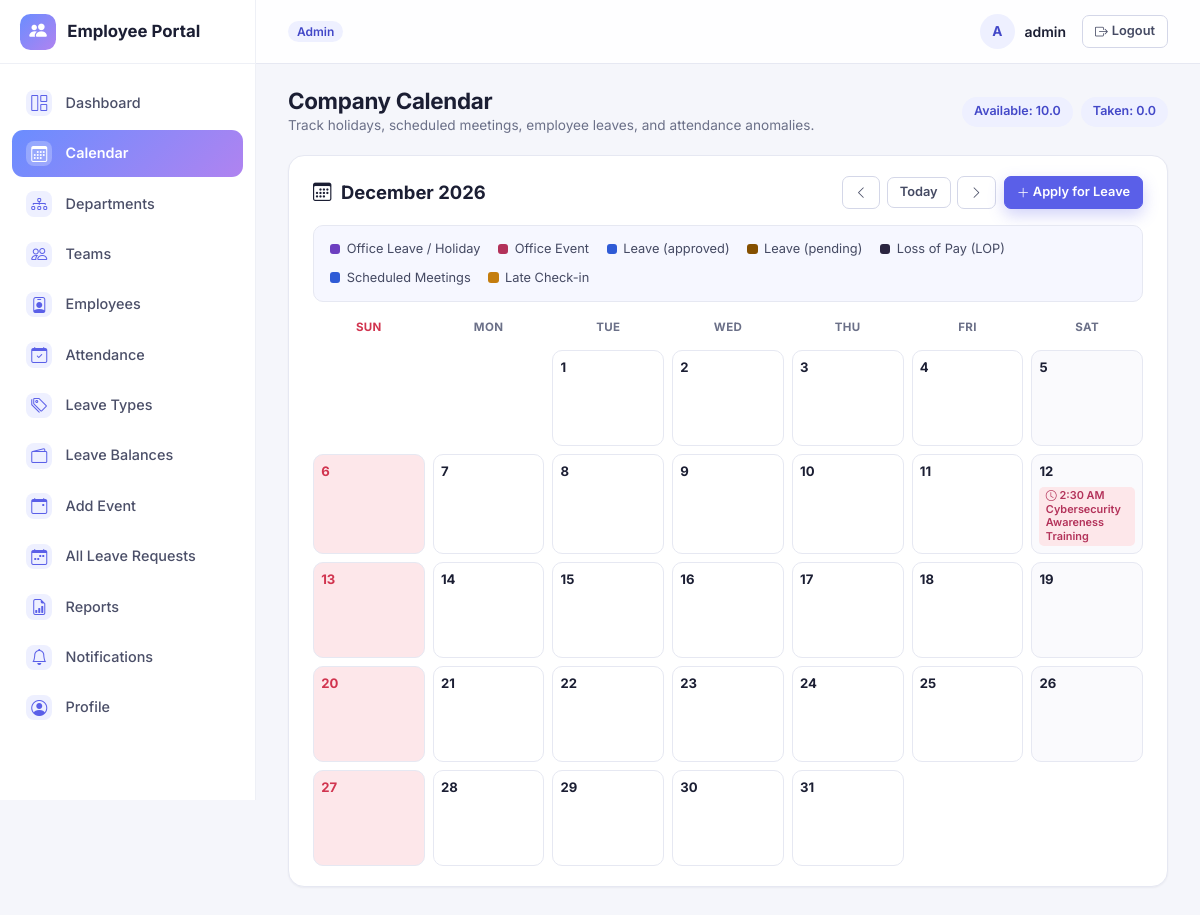
/calendar/?year=2026&month=12 (signed in), run on the app's committed database.
### accounts/models.py (models this page shows, shortened)
class User(AbstractUser):
    class Role(models.TextChoices):
        ADMIN = 'ADMIN', 'Admin'
        HR = 'HR', 'HR'
        TEAM_LEAD = 'TEAM_LEAD', 'Team Lead'
        EMPLOYEE = 'EMPLOYEE', 'Employee'
    role = models.CharField(max_length=20, choices=Role.choices, default=Role.EMPLOYEE)
    phone = models.CharField(max_length=20, blank=True)
    address = models.TextField(blank=True)
    emergency_contact = models.CharField(max_length=100, blank=True)
    profile_image = models.ImageField(upload_to='profile_images/', blank=True, null=True)
    def is_team_lead(self):
        return self.role == self.Role.TEAM_LEAD
    def can_manage_employees(self):
        return self.role in (self.Role.ADMIN, self.Role.HR)

### employeeApp/models/calendar.py (models this page shows, shortened)
class CalendarEvent(models.Model):
    class EventType(models.TextChoices):
        HOLIDAY='HOLIDAY','Office Leave/Holiday'
        OFFICE_EVENT='OFFICE_EVENT','Office Event'
        MEETING='MEETING','Scheduled Meeting'
    title=models.CharField(max_length=150)
    event_type=models.CharField(max_length=15,choices=EventType.choices,default=EventType.OFFICE_EVENT)
    start_date=models.DateField()
    end_date=models.DateField()
    time=models.TimeField(null=True,blank=True,help_text="Optional — mainly used for scheduled meetings.")
    description=models.TextField(blank=True)
    created_by=models.ForeignKey(
        settings.AUTH_USER_MODEL,on_delete=models.SET_NULL,null=True,blank=True,related_name='calendar_events'
    )
    created_at=models.DateTimeField(auto_now_add=True)
    class Meta:
        ordering = ['start_date']

### employeeApp/views/calendar.py (the view, shortened to what this page needs)
# urls.py: path('calendar/', views.calendar_view, name='calendar_view'),
@login_required
def calendar_view(request):
    today = timezone.now().date()
    try:
        year = int(request.GET.get('year', today.year))
        month = int(request.GET.get('month', today.month))
        date(year, month, 1)  # validate
    except (TypeError, ValueError):
        year, month = today.year, today.month
    first_day = date(year, month, 1)
    days_in_month = pycalendar.monthrange(year, month)[1]
    last_day = date(year, month, days_in_month)
    prev_month = (first_day.replace(day=1) - timedelta(days=1))
    next_month = (last_day + timedelta(days=1))
    employee = get_own_employee(request)
    day_events = {d: [] for d in range(1, days_in_month + 1)}
    org_events = CalendarEvent.objects.filter(start_date__lte=last_day, end_date__gte=first_day)
    for ev in org_events:
        span_start = max(ev.start_date, first_day)
        span_end = min(ev.end_date, last_day)
        d = span_start
        while d <= span_end:
            meta = EVENT_TYPE_META.get(ev.event_type, {'label': ev.get_event_type_display(), 'css': 'office-event'})
            day_events[d.day].append({
                'label': ev.title, 'css': meta['css'], 'kind': meta['label'],
                'time': ev.time.strftime('%I:%M %p').lstrip('0') if ev.time else None,
            })
            d += timedelta(days=1)
    leave_type_css = {}
    if employee:
        leave_requests = LeaveRequest.objects.filter(
            employee=employee, from_date__lte=last_day, to_date__gte=first_day,
        ).exclude(status=LeaveRequest.Status.CANCELLED).select_related('leave_type')
        attendance_qs = Attendance.objects.filter(employee=employee, date__gte=first_day, date__lte=last_day)
        for att in attendance_qs:
            if att.status == Attendance.Status.LATE:
                day_events[att.date.day].append({
                    'label': f"Late ({att.check_in.strftime('%I:%M %p').lstrip('0')})" if att.check_in else 'Late Check-in',
                    'css': 'late', 'kind': 'Late Check-in', 'time': None,
                })
    first_weekday = (first_day.weekday() + 1) % 7  # Python: Mon=0 -> convert to Sun=0
    weeks = []
    week = [None] * first_weekday
    for day_num in range(1, days_in_month + 1):
        week.append({'day': day_num, 'date': date(year, month, day_num), 'events': day_events[day_num]})
        if len(week) == 7:
            weeks.append(week)
            week = []
    if week:
        week += [None] * (7 - len(week))
        weeks.append(week)
    balances = []
    if employee:
        balances = LeaveBalance.objects.filter(employee=employee, year=today.year).select_related('leave_type')
    total_available = sum((b.remaining for b in balances), 0)
    total_taken = sum((b.used for b in balances), 0)
    leave_form = None
    if employee:
        from employeeApp.forms import LeaveRequestForm
        leave_form = LeaveRequestForm(employee=employee)
        balance_map = {str(b.leave_type_id): float(b.remaining) for b in balances}
    else:
        balance_map = {}
    context = {
        'year': year, 'month': month, 'month_name': first_day.strftime('%B'),
        'weeks': weeks, 'today': today,
        'prev_year': prev_month.year, 'prev_month': prev_month.month,
        'next_year': next_month.year, 'next_month': next_month.month,
        'leave_form': leave_form,
        'balance_map_json': json.dumps(balance_map),
        'balances': balances, 'total_available': total_available, 'total_taken': total_taken,
        'has_employee': employee is not None,
    }
    return render(request, 'employeeApp/calendar.html', context)

### employeeApp/context_processors.py (called while the page is built)
def unread_notifications(request):
    if request.user.is_authenticated:
        qs = Notification.objects.filter(user=request.user, is_read=False)
        return {
            'unread_notification_count': qs.count(),
            'recent_notifications': qs[:5],
        }
    return {'unread_notification_count': 0, 'recent_notifications': []}

### employeeApp/models/employees.py (called while the page is built)
    def __str__(self):
        return f"{self.employee_id} - {self.full_name}"

### employeeApp/models/leave.py (called while the page is built)
    def __str__(self):
        return self.name

    @property
    def remaining(self):
        return self.allocated - self.used

### employeeApp/utils.py (called while the page is built)
def get_own_employee(request):
    try:
        return request.user.employee_profile
    except Employee.DoesNotExist:
        return None

### employeeApp/templates/employeeApp/calendar.html (shortened to what this page needs)
{% extends "base.html" %}
{% block content %}
<div class="page-header">
    <div>
        <h1>Company Calendar</h1>
        <p class="text-muted mb-0" style="font-size:0.85rem;">Track holidays, scheduled meetings, employee leaves, and attendance anomalies.</p>
    </div>
    {% if has_employee %}
    <div class="calendar-stats">
        <span class="calendar-stat-pill">Available: {{ total_available }}</span>
        <span class="calendar-stat-pill">Taken: {{ total_taken }}</span>
    </div>
    {% endif %}
</div>
<div class="table-card">
    <div class="calendar-toolbar">
        <div class="calendar-title"><i class="bi bi-calendar3"></i> {{ month_name }} {{ year }}</div>
        <div class="d-flex align-items-center gap-2 flex-wrap">
            <div class="calendar-nav">
                <a href="?year={{ prev_year }}&month={{ prev_month }}" class="btn btn-sm btn-outline-secondary" aria-label="Previous month"><i class="bi bi-chevron-left"></i></a>
                <a href="?year={{ today.year }}&month={{ today.month }}" class="btn btn-sm btn-outline-secondary">Today</a>
                <a href="?year={{ next_year }}&month={{ next_month }}" class="btn btn-sm btn-outline-secondary" aria-label="Next month"><i class="bi bi-chevron-right"></i></a>
            </div>
            {% if has_employee %}
            <button type="button" class="btn btn-sm btn-primary" id="applyLeaveBtn" data-bs-toggle="modal" data-bs-target="#applyLeaveModal">
                <i class="bi bi-plus-lg"></i> Apply for Leave
            </button>
            {% endif %}
        </div>
    </div>
    <div class="calendar-legend">
        <span class="calendar-legend-item"><span class="calendar-swatch holiday"></span> Office Leave / Holiday</span>
        <span class="calendar-legend-item"><span class="calendar-swatch office-event"></span> Office Event</span>
        <span class="calendar-legend-item"><span class="calendar-swatch leave-1"></span> Leave (approved)</span>
        <span class="calendar-legend-item"><span class="calendar-swatch pending-leave"></span> Leave (pending)</span>
        <span class="calendar-legend-item"><span class="calendar-swatch lop"></span> Loss of Pay (LOP)</span>
        <span class="calendar-legend-item"><span class="calendar-swatch meeting"></span> Scheduled Meetings</span>
        <span class="calendar-legend-item"><span class="calendar-swatch late"></span> Late Check-in</span>
    </div>
    <div class="calendar-grid">
        <div class="calendar-weekday is-sunday">Sun</div>
        <div class="calendar-weekday">Mon</div>
        <div class="calendar-weekday">Tue</div>
        <div class="calendar-weekday">Wed</div>
        <div class="calendar-weekday">Thu</div>
        <div class="calendar-weekday">Fri</div>
        <div class="calendar-weekday">Sat</div>
        {% for week in weeks %}
            {% for day in week %}
                {% if day %}
                <div class="calendar-day {% if day.date == today %}is-today{% endif %} {% if forloop.counter0 == 0 %}is-sunday{% elif forloop.counter0 == 6 %}is-weekend{% endif %}"
                     {% if has_employee %}data-date="{{ day.date|date:'Y-m-d' }}"{% endif %}>
                    <div class="calendar-day-num">{{ day.day }}</div>
                    {% for ev in day.events %}
                        <span class="calendar-event-pill {{ ev.css }}" title="{{ ev.kind }}">
                            {% if ev.time %}<i class="bi bi-clock"></i> {{ ev.time }} {% endif %}{{ ev.label }}
                        </span>
                    {% endfor %}
                </div>
                {% else %}
                <div class="calendar-day is-empty"></div>
                {% endif %}
            {% endfor %}
        {% endfor %}
    </div>
</div>
{% endblock %}

### employeeApp/templates/base.html (shortened to what this page needs)
{% load static %}
<!DOCTYPE html>
<html lang="en">
<head>
    <link href="https://cdn.jsdelivr.net/npm/bootstrap@5.3.3/dist/css/bootstrap.min.css" rel="stylesheet">
    <link rel="stylesheet" href="https://cdn.jsdelivr.net/npm/bootstrap-icons@1.11.3/font/bootstrap-icons.css">
    <link rel="stylesheet" href="https://cdn.jsdelivr.net/npm/datatables.net-bs5@1.13.11/css/dataTables.bootstrap5.min.css">
    <link rel="stylesheet" href="https://cdn.jsdelivr.net/npm/datatables.net-responsive-bs5@2.5.1/css/responsive.bootstrap5.min.css">
    <link rel="stylesheet" href="{% static 'employeeApp/style.css' %}">
</head>
<body>
{% if user.is_authenticated %}
<div class="app-shell">
    <aside class="sidebar" id="app-sidebar" aria-label="Main navigation">
        <div class="sidebar-brand">
            <span class="brand-mark"><i class="bi bi-people-fill"></i></span>
            <span>Employee Portal</span>
        </div>
        <nav class="sidebar-nav">
            <a href="{% url 'accounts:redirect_dashboard' %}" class="nav-link {% if 'dashboard' in request.path %}active{% endif %}">
                <i class="bi bi-grid-1x2"></i> Dashboard
            </a>
            <a href="{% url 'employeeApp:calendar_view' %}" class="nav-link {% if 'calendar' in request.path %}active{% endif %}">
                <i class="bi bi-calendar3"></i> Calendar
            </a>
            {% if user.can_manage_employees %}
            <a href="{% url 'employeeApp:department_list' %}" class="nav-link {% if 'departments' in request.path %}active{% endif %}">
                <i class="bi bi-diagram-3"></i> Departments
            </a>
            <a href="{% url 'employeeApp:team_list' %}" class="nav-link {% if 'teams' in request.path %}active{% endif %}">
                <i class="bi bi-people"></i> Teams
            </a>
            {% endif %}
            <a href="{% url 'employeeApp:employee_list' %}" class="nav-link {% if 'employees' in request.path %}active{% endif %}">
                <i class="bi bi-person-badge"></i> Employees
            </a>
            <a href="{% if user.is_team_lead or user.can_manage_employees %}{% url 'employeeApp:attendance_list' %}{% else %}{% url 'employeeApp:my_attendance' %}{% endif %}" class="nav-link ">
                <i class="bi bi-calendar-check"></i> Attendance
            </a>
            {% if user.can_manage_employees %}
            <a href="{% url 'employeeApp:leave_type_list' %}" class="nav-link {% if 'leave-types' in request.path %}active{% endif %}">
                <i class="bi bi-tags"></i> Leave Types
            </a>
            <a href="{% url 'employeeApp:leave_balance_list' %}" class="nav-link {% if 'leave-balances' in request.path %}active{% endif %}">
                <i class="bi bi-wallet2"></i> Leave Balances
            </a>
            <a href="{% url 'employeeApp:calendar_event_list' %}" class="nav-link {% if 'calendar-events' in request.path %}active{% endif %}">
                <i class="bi bi-calendar-event"></i> Add Event
            </a>
            <a href="{% url 'employeeApp:all_leave_requests' %}" class="nav-link {% if 'leave/all' in request.path %}active{% endif %}">
                <i class="bi bi-calendar-week"></i> All Leave Requests
            </a>
            {% elif user.is_team_lead %}
            <a href="{% url 'employeeApp:team_leave_requests' %}" class="nav-link {% if 'leave/team' in request.path %}active{% endif %}">
                <i class="bi bi-calendar-week"></i> Team Leave Requests
            </a>
            {% endif %}
            <a href="{% url 'employeeApp:attendance_report' %}" class="nav-link {% if 'reports' in request.path %}active{% endif %}">
                <i class="bi bi-file-earmark-bar-graph"></i> Reports
            </a>
            <a href="{% url 'employeeApp:notification_list' %}" class="nav-link {% if 'notifications' in request.path %}active{% endif %}">
                <i class="bi bi-bell"></i> Notifications
            </a>
            <a href="{% url 'accounts:profile' %}" class="nav-link {% if 'profile' in request.path or 'password-change' in request.path %}active{% endif %}">
                <i class="bi bi-person-circle"></i> Profile
            </a>
        </nav>
    </aside>
    <div class="main-col">
        <header class="topbar">
            <div class="topbar-role">
                <span class="badge role-badge">{{ user.get_role_display }}</span>
            </div>
            <div class="topbar-user">
                <div class="user-chip">
                    <span class="avatar">{% if user.profile_image %}<img src="{{ user.profile_image.url }}" alt="">{% else %}{{ user.get_full_name|default:user.username|slice:":1"|upper }}{% endif %}</span>
                    <span class="user-name">{{ user.get_full_name|default:user.username }}</span>
                </div>
                <a href="{% url 'accounts:logout' %}" class="btn btn-sm btn-outline-secondary btn-logout" aria-label="Log out"><i class="bi bi-box-arrow-right"></i><span class="d-none d-sm-inline ms-1">Logout</span></a>
            </div>
        </header>
        <main class="content">
            {% block content %}{% endblock %}
        </main>
    </div>
</div>
{% endif %}
</body>
</html>

### data on the page
User: role "Admin", get_full_name "A", get_full_name "admin"
CalendarEvent: label "Cybersecurity Awareness Training"

### other printed values
{{ total_available }} "10.0"
{{ total_taken }} "0.0"
{{ month_name }} "December"
{{ year }} "2026"
{{ day.day }} "1" "2" "3" "4" "5" "6" "7" "8" "9" "10" "11" "12" "13" "14" "15" "16" "17" "18" "19" "20" "21" "22" "23" "24" "25" "26" "27" "28" "29" "30" "31"
{{ ev.time }} "2:30 AM"
